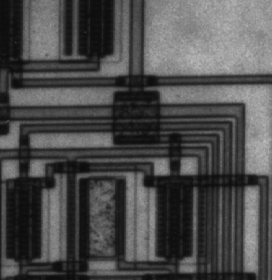
%> input picture Project/Images/circuit.tif, 272 x 280 px
$ octave EdgesDetection.m   (GNU Octave 9; MATLAB toolbox functions it lacks are replaced by stand-ins)
%> lines starting %> are read from the running program, lines starting %| are printed output that depends on the picture; in (x1, y1, x2, y2) boxes, pixels count from 0 and x2, y2 are one past the last pixel; in counts of white or black regions, pixels touching at a corner belong together; the program's own positions count from 1
% Segementation - Edge detection using 'edge' builtin matlab function
% edge(image, 'filtername', threshold)

% Read the image
rgbImage = imread('circuit.tif');
%> rgbImage is the input picture: size 280x272 uint8; min 12, max 191, mean 76.3

subplot(3, 3, 1),
imshow(rgbImage);
title('Original Image');

% Convert RGB image to grayscale, if not
if ndims(rgbImage) == 3
    grayImage = rgb2gray(rgbImage);
else
    grayImage = rgbImage;
end

subplot(3, 3, 2),
imshow(grayImage);
title('Grayscale Image');

%--------------------------------------------
% Sobel Edge Detection

J = edge(grayImage, 'Sobel');
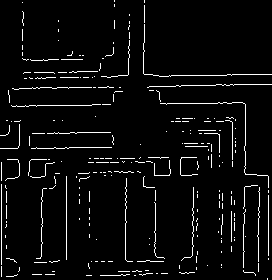
%> J: size 280x272 logical; 4.4% white in thin lines or dots

subplot(3, 3, 3),
imshow(J);
title('Sobel');

%--------------------------------------------
% Prewitt Edge detection

K = edge(grayImage, 'Prewitt');
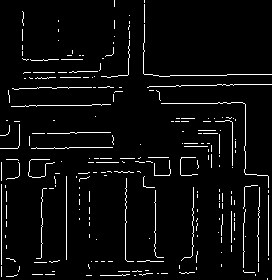
%> K: size 280x272 logical; 4.4% white in thin lines or dots
subplot(3, 3, 4),

imshow(K);
title('Prewitt');

%--------------------------------------------
% Robert Edge Detection

L = edge(grayImage, 'Roberts');
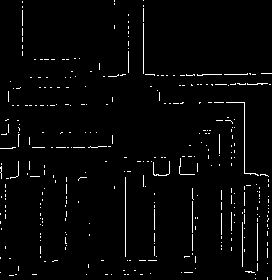
%> L: size 280x272 logical; 2.4% white in thin lines or dots

subplot(3, 3, 5),
imshow(L);
title('Robert');

%--------------------------------------------
% Log Edge Detection

M = edge(grayImage, 'log');
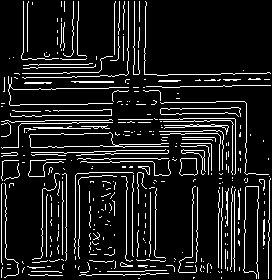
%> M: size 280x272 logical; 11.2% white in thin lines or dots

subplot(3, 3, 6),
imshow(M);
title('Log');

%--------------------------------------------
% Zerocross Edge Detection

M = edge(grayImage, 'zerocross');

subplot(3, 3, 7),
imshow(M);
title('Zerocross');

%--------------------------------------------
% Canny Edge Detection

N = edge(grayImage, 'Canny');
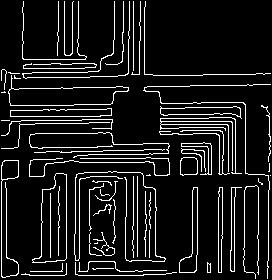
%> N: size 280x272 logical; 10% white in thin lines or dots

subplot(3, 3, 8),
imshow(N);
title('Canny');

$ run again, with Project/Images/autumn.tif copied over Project/Images/circuit.tif
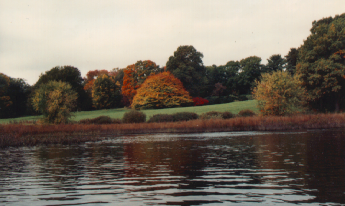
%> input picture Project/Images/autumn.tif, 345 x 206 px
%> rgbImage is the input picture: size 206x345x3 uint8; mean R, G, B 119.7, 110.2, 98.9
%> `J = edge(grayImage, 'Sobel');`:
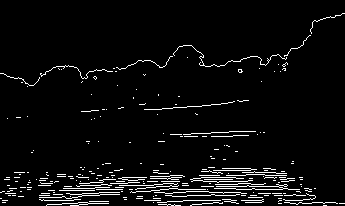
%> J: size 206x345 logical; 4.8% white in thin lines or dots
%> K: size 206x345 logical; 4.8% white in thin lines or dots
%> L: size 206x345 logical; 4.3% white in thin lines or dots
%> M: size 206x345 logical; 8.6% white in thin lines or dots
%> `N = edge(grayImage, 'Canny');`:
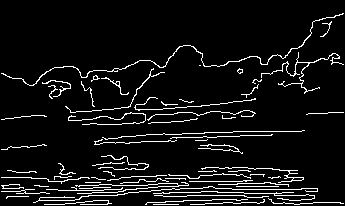
%> N: size 206x345 logical; 7.2% white in thin lines or dots

$ run again, with Project/Images/board.tif copied over Project/Images/circuit.tif
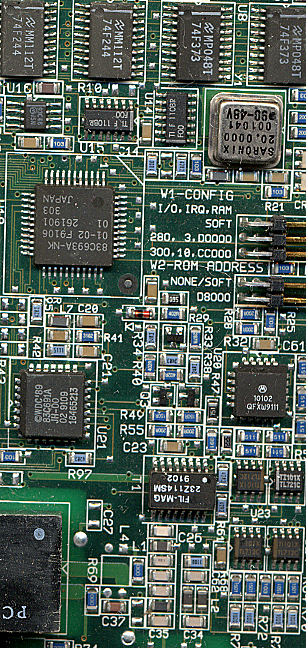
%> input picture Project/Images/board.tif, 306 x 648 px
%> rgbImage is the input picture: size 648x306x3 uint8; mean R, G, B 84.2, 99, 89.1
%> `J = edge(grayImage, 'Sobel');`:
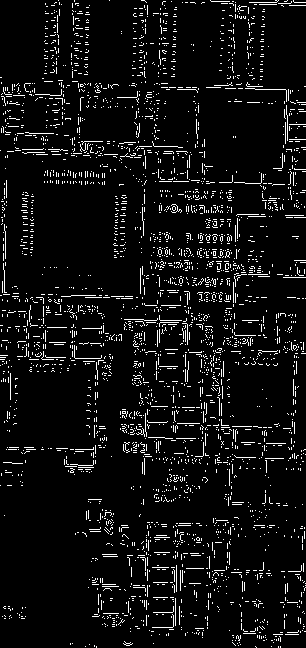
%> J: size 648x306 logical; 6.4% white in thin lines or dots
%> K: size 648x306 logical; 6.1% white in thin lines or dots
%> L: size 648x306 logical; 2.2% white in thin lines or dots
%> M: size 648x306 logical; 15.9% white in thin lines or dots
%> `N = edge(grayImage, 'Canny');`:
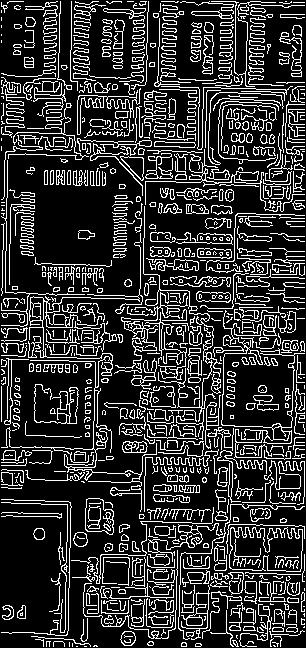
%> N: size 648x306 logical; 19.9% white in thin lines or dots

$ run again, with Project/Images/cameraman.tif copied over Project/Images/circuit.tif
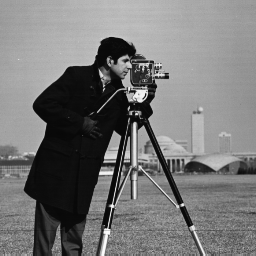
%> input picture Project/Images/cameraman.tif, 256 x 256 px
%> rgbImage is the input picture: size 256x256 uint8; min 7, max 253, mean 118.7
%> `J = edge(grayImage, 'Sobel');`:
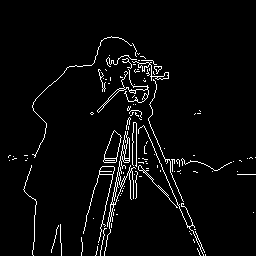
%> J: size 256x256 logical; 3.8% white in thin lines or dots, all inside (x1, y1, x2, y2) = (8, 36, 256, 256)
%> K: size 256x256 logical; 3.8% white in thin lines or dots, all inside (x1, y1, x2, y2) = (8, 37, 256, 256)
%> L: size 256x256 logical; 3.6% white in thin lines or dots, all inside (x1, y1, x2, y2) = (1, 36, 253, 256)
%> M: size 256x256 logical; 5.8% white in thin lines or dots, all inside (x1, y1, x2, y2) = (1, 36, 255, 255)
%> `N = edge(grayImage, 'Canny');`:
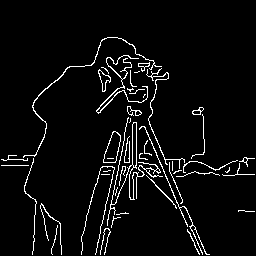
%> N: size 256x256 logical; 4.7% white in thin lines or dots, all inside (x1, y1, x2, y2) = (1, 37, 255, 255)
